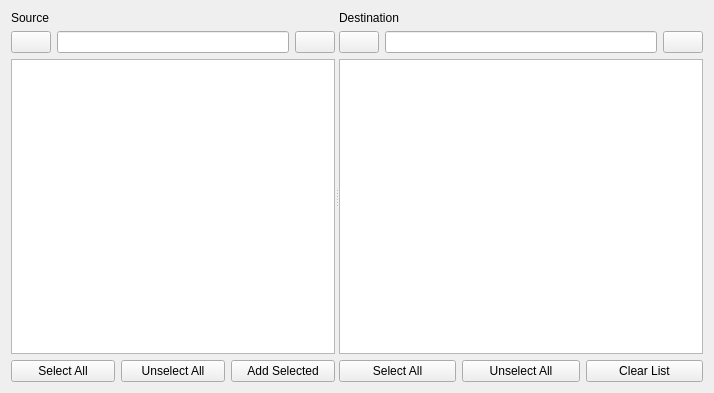
<?xml version="1.0" encoding="UTF-8"?>
<ui version="4.0">
 <class>w_sourceBrowser</class>
 <widget class="QWidget" name="w_sourceBrowser">
  <property name="geometry">
   <rect>
    <x>0</x>
    <y>0</y>
    <width>714</width>
    <height>393</height>
   </rect>
  </property>
  <property name="windowTitle">
   <string>Media Browser</string>
  </property>
  <layout class="QHBoxLayout" name="horizontalLayout">
   <item>
    <widget class="QSplitter" name="splitter">
     <property name="orientation">
      <enum>Qt::Orientation::Horizontal</enum>
     </property>
     <widget class="QWidget" name="w_source" native="true">
      <property name="sizePolicy">
       <sizepolicy hsizetype="Preferred" vsizetype="Preferred">
        <horstretch>8</horstretch>
        <verstretch>0</verstretch>
       </sizepolicy>
      </property>
      <layout class="QVBoxLayout" name="verticalLayout_8">
       <property name="leftMargin">
        <number>0</number>
       </property>
       <property name="topMargin">
        <number>0</number>
       </property>
       <property name="rightMargin">
        <number>0</number>
       </property>
       <property name="bottomMargin">
        <number>0</number>
       </property>
       <item>
        <layout class="QHBoxLayout" name="lo_sourceHeader">
         <item>
          <widget class="QLabel" name="l_identifier">
           <property name="text">
            <string>Source</string>
           </property>
          </widget>
         </item>
        </layout>
       </item>
       <item>
        <layout class="QHBoxLayout" name="lo_sourcePath">
         <item>
          <widget class="QPushButton" name="b_sourcePathUp">
           <property name="text">
            <string/>
           </property>
           <property name="checkable">
            <bool>false</bool>
           </property>
          </widget>
         </item>
         <item>
          <widget class="QLineEdit" name="l_sourcePath"/>
         </item>
         <item>
          <widget class="QPushButton" name="b_browseSource">
           <property name="text">
            <string/>
           </property>
          </widget>
         </item>
        </layout>
       </item>
       <item>
        <widget class="QTableWidget" name="tw_source">
         <property name="contextMenuPolicy">
          <enum>Qt::ContextMenuPolicy::CustomContextMenu</enum>
         </property>
         <property name="selectionMode">
          <enum>QAbstractItemView::SelectionMode::ExtendedSelection</enum>
         </property>
        </widget>
       </item>
       <item>
        <layout class="QHBoxLayout" name="lo_sourceFooter">
         <item>
          <widget class="QPushButton" name="b_source_checkAll">
           <property name="text">
            <string>Select All</string>
           </property>
          </widget>
         </item>
         <item>
          <widget class="QPushButton" name="b_source_uncheckAll">
           <property name="text">
            <string>Unselect All</string>
           </property>
          </widget>
         </item>
         <item>
          <widget class="QPushButton" name="b_source_addSel">
           <property name="text">
            <string>Add Selected</string>
           </property>
          </widget>
         </item>
        </layout>
       </item>
      </layout>
     </widget>
     <widget class="QWidget" name="w_destination" native="true">
      <property name="sizePolicy">
       <sizepolicy hsizetype="Preferred" vsizetype="Preferred">
        <horstretch>9</horstretch>
        <verstretch>0</verstretch>
       </sizepolicy>
      </property>
      <layout class="QVBoxLayout" name="verticalLayout_11">
       <property name="leftMargin">
        <number>0</number>
       </property>
       <property name="topMargin">
        <number>0</number>
       </property>
       <property name="rightMargin">
        <number>0</number>
       </property>
       <property name="bottomMargin">
        <number>0</number>
       </property>
       <item>
        <layout class="QHBoxLayout" name="lo_DestHeader">
         <item>
          <widget class="QLabel" name="l_version">
           <property name="text">
            <string>Destination</string>
           </property>
          </widget>
         </item>
        </layout>
       </item>
       <item>
        <layout class="QHBoxLayout" name="lo_destPath">
         <item>
          <widget class="QPushButton" name="b_destPathUp">
           <property name="text">
            <string/>
           </property>
          </widget>
         </item>
         <item>
          <widget class="QLineEdit" name="l_destPath"/>
         </item>
         <item>
          <widget class="QPushButton" name="b_browseDest">
           <property name="text">
            <string/>
           </property>
          </widget>
         </item>
        </layout>
       </item>
       <item>
        <widget class="QTableWidget" name="tw_destination">
         <property name="maximumSize">
          <size>
           <width>16777215</width>
           <height>9999</height>
          </size>
         </property>
         <property name="contextMenuPolicy">
          <enum>Qt::ContextMenuPolicy::CustomContextMenu</enum>
         </property>
         <property name="selectionMode">
          <enum>QAbstractItemView::SelectionMode::ExtendedSelection</enum>
         </property>
        </widget>
       </item>
       <item>
        <layout class="QHBoxLayout" name="lo_destFooter">
         <item>
          <widget class="QPushButton" name="b_dest_checkAll">
           <property name="text">
            <string>Select All</string>
           </property>
          </widget>
         </item>
         <item>
          <widget class="QPushButton" name="b_dest_uncheckAll">
           <property name="text">
            <string>Unselect All</string>
           </property>
          </widget>
         </item>
         <item>
          <widget class="QPushButton" name="b_clearList">
           <property name="text">
            <string>Clear List</string>
           </property>
          </widget>
         </item>
        </layout>
       </item>
      </layout>
     </widget>
    </widget>
   </item>
  </layout>
 </widget>
 <resources/>
 <connections/>
</ui>
